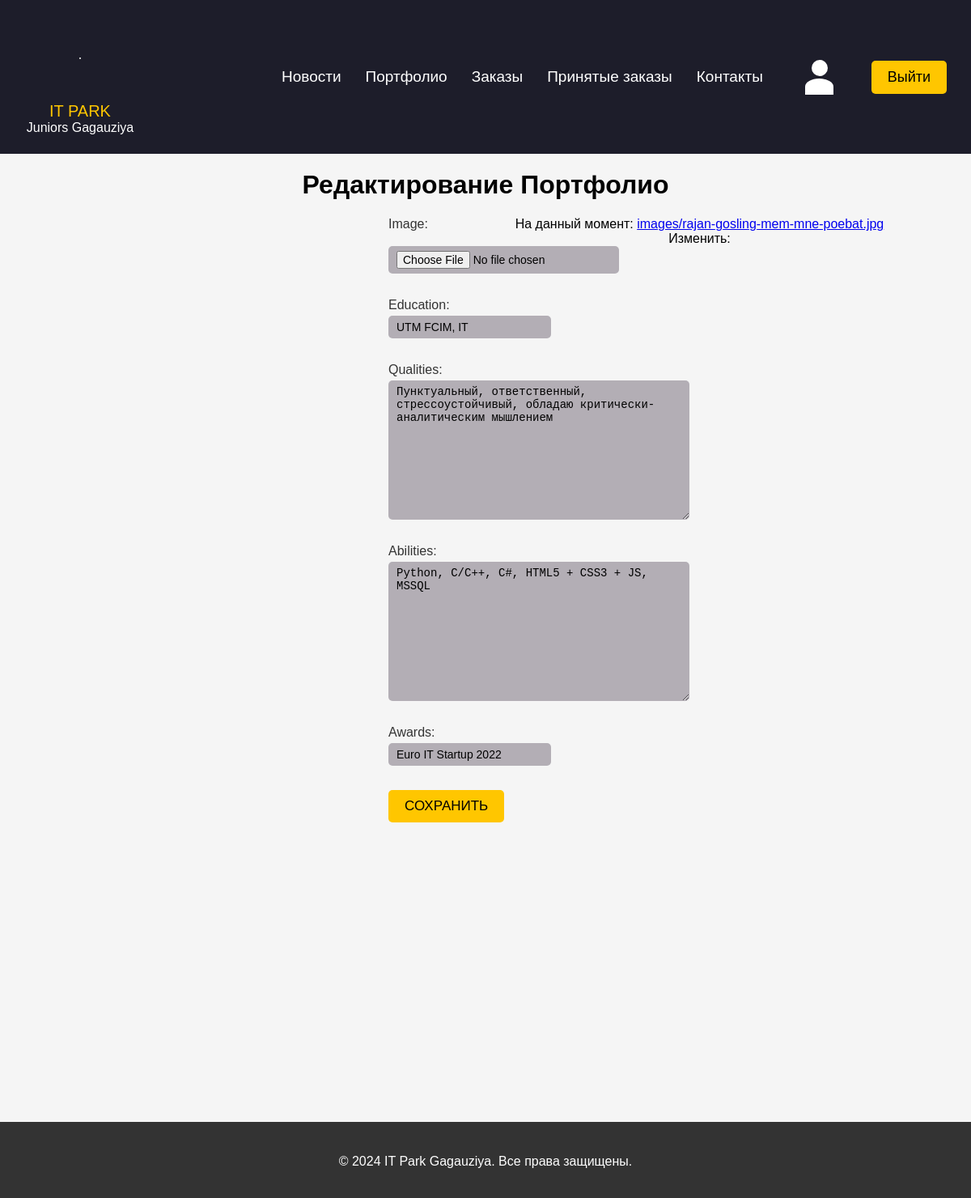
The page /programmer/portfolio/ (signed in) on the database its author committed.
### programmer/models.py (models this page shows, shortened)
class Portfolio(models.Model):
    user = models.OneToOneField(settings.AUTH_USER_MODEL,
                                on_delete=models.CASCADE, default=None)
    image = models.ImageField(upload_to='images/')
    education = models.TextField()
    qualities = models.TextField()
    abilities = models.TextField()
    awards = models.TextField()

### programmer/views.py (the view)
# urls.py: path('portfolio/', views.edit_portfolio, name='edit_portfolio'),
@user_passes_test(lambda u: u.groups.filter(name='Программист').exists())
def edit_portfolio(request):
    portfolio = get_object_or_404(Portfolio, user_id=request.user.id)
    if request.method == 'POST':
        form = PortfolioForm(request.POST, request.FILES, instance=portfolio)
        if form.is_valid():
            form.save()
            return redirect(to='programmer:view_portfolio')  # Перенаправьте пользователя после успешного редактирования
    else:
        form = PortfolioForm(instance=portfolio)
    return render(request, 'programmer/portfolio_edit.html', {'form': form, 'portfolio': portfolio})

### programmer/forms.py
class PortfolioForm(forms.ModelForm):
    class Meta:
        model = Portfolio
        fields = ['image', 'education', 'qualities', 'abilities', 'awards']
    education = forms.CharField(required=False)
    awards = forms.CharField(required=False)

### programmer/templates/programmer/portfolio_edit.html (shortened to what this page needs)
{% extends "programmer/base.html" %}
{% block content %}
<div class="top-header=content">
 <div class="form_content">
      <h1>Редактирование Портфолио</h1>
      <form method="post" enctype="multipart/form-data">
      {{ form.as_p }}
      <p><input type="submit" value="Сохранить"></p>
      </form>
</div>
</div>
{% endblock %}

### programmer/static/programmer/css/styles.css (style rules this page uses)
body { margin: 0; padding: 0; background-color: #f5f5f5; font-family: 'Lucida Sans', 'Lucida Sans Regular', 'Lucida Grande', 'Lucida Sans Unicode', Geneva, Verdana, sans-serif; }
:root { --animation-duration: 1600; }
.form_content { background-color: #f5f5f5; font-family: 'Lucida Sans', 'Lucida Sans Regular', 'Lucida Grande', 'Lucida Sans Unicode', Geneva, Verdana, sans-serif; padding: 0; }
.form_content h1, p { text-align: center; margin-top: 20px; }
form { margin-left: 40%; }
form p { width:100%; overflow:auto; }
label { float:left; clear:both; color:#333; margin-bottom:4px; }
input, textarea { clear:both; float:left; margin:0 0 10px; background-color: #46394B60; border:0; padding:6px 10px; font-size:14px; border-radius: 5px; }
input[type=submit], a.button { background: #ffc600; color: black; padding:10px 20px; font-size:17px; text-transform:uppercase; border-radius: 5px; transition: background-color 0.2s, color 0.2s; }

### rows shown on the page
Portfolio: education "UTM FCIM, IT", qualities "Пунктуальный, ответственный, стрессоустойчивый, обладаю критически-аналитическим мышлением", abilities "Python, C/C++, C#, HTML5 + CSS3 + JS, MSSQL", awards "Euro IT Startup 2022"
